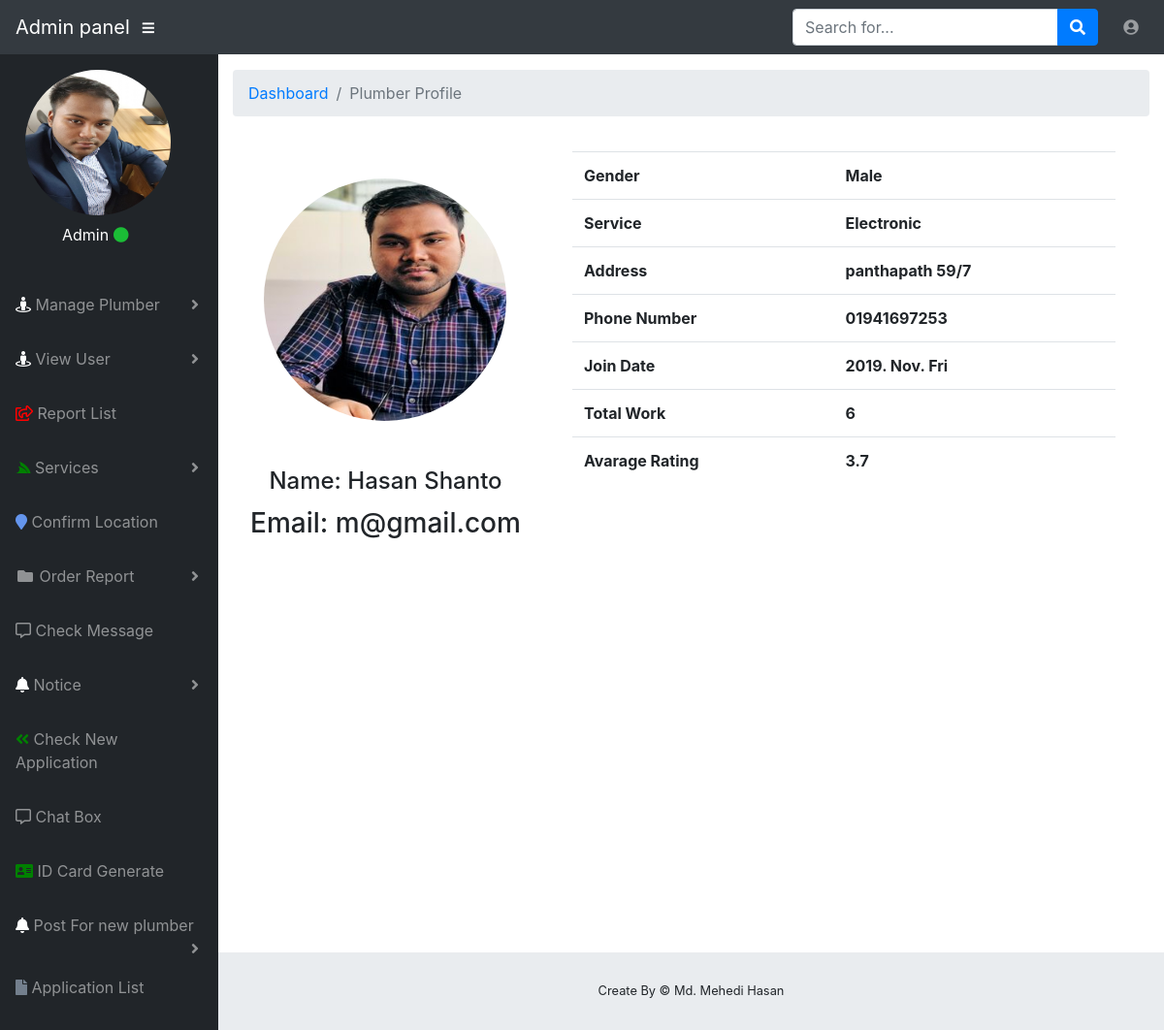
Screenshot of /admin/plumber_profile.php?id=69 (signed in) with the database file from the repository.
### tables this page shows
CREATE TABLE `plumbers` (
  `id` int(11) NOT NULL,
  `first_name` varchar(255) NOT NULL,
  `last_name` varchar(255) NOT NULL,
  `username` varchar(255) NOT NULL,
  `service` varchar(255) NOT NULL,
  `nid` varchar(255) NOT NULL,
  `password` varchar(255) NOT NULL,
  `status` varchar(255) NOT NULL,
  `contact` varchar(255) NOT NULL,
  `address` varchar(255) NOT NULL,
  `gender` varchar(255) NOT NULL,
  `image` varchar(255) NOT NULL,
  `date` date NOT NULL,
  `rate` varchar(255) NOT NULL
);

### admin/plumber_profile.php (the view, shortened to what this page needs)
    <?php
    require_once '../php/db_connect.php';
?>
        <?php
        if (isset($_GET['id'])){
            $id = $_GET['id'];
            $q = "SELECT * FROM plumbers WHERE id = $id";
            $r = mysqli_query($connect, $q);
            $data = mysqli_fetch_assoc($r);
        }
        ?>
<?php include "front/header.php"; ?>
<body id="page-top">
<?php include "front/nav.php";?>
<div id="wrapper">
    <?php include "front/sidebar.php";?>
    <div id="content-wrapper">
        <div class="container-fluid">
            <ol class="breadcrumb">
                <li class="breadcrumb-item">
                    <a href="admin_dashboard.php">Dashboard</a>
                </li>
                <li class="breadcrumb-item active">Plumber Profile</li>
            </ol>
            <div class="row">
                <div class="col-md-12 col-sm-12">
                    <div class="col-md-4 col-sm-12 float-left">
                        <div class="mt-5">
                            <center class="m-t-30"> <img src="../images/<?php echo $data['image'];?>" title="<?php echo $data['first_name'];?>" class="rounded-circle" width="250" height="250" /><br/>
                                <h4 class="card-title m-t-10 mt-5 text-capitalize">Name: <?php echo $data['first_name'];?> <span><?php echo $data['last_name'];?></span></h4>
                                <h3>Email: <?php echo $data['username']; ?></h3>
                            </center>
                        </div>
                    </div>
                    <div class="col-md-8 col-sm-12 float-left">
                        <div class="card-body">
                            <div class="table-responsive">
                                <table class="table">
                                    <tr>
                                        <th>Gender  </th>
                                        <td class="font-weight-bold"><?php echo $data['gender']; ?></td>
                                    </tr>
                                    <tr>
                                        <th>Service  </th>
                                        <td class="font-weight-bold"><?php echo $data['service']; ?></td>
                                    </tr>
                                    <tr>
                                        <th>Address  </th>
                                        <td class="font-weight-bold"><?php echo $data['address']; ?></td>
                                    </tr>
                                    <tr>
                                        <th>Phone Number  </th>
                                        <td class="font-weight-bold"><?php echo $data['contact']; ?></td>
                                    </tr>
                                    <tr>
                                        <th>Join Date  </th>
                                        <td class="font-weight-bold"><?php echo date('Y. M. D', strtotime($data['date']));?></td>
                                    </tr>
                                    <tr>
                                        <th>Total Work  </th>
                                        <td class="font-weight-bold">
                                            <?php
                                            $get_total_work = "SELECT DISTINCT (COUNT(p_email)) as NOE FROM booking b WHERE $id=b.plumberID";
                                            $result_work = mysqli_query($connect, $get_total_work);
                                            ?>
                                            <?php while ($r = mysqli_fetch_assoc($result_work)){?>
                                                <span><?php echo $r['NOE']?></span>
                                            <?php }?>
                                        </td>
                                    </tr>
                                    <tr>
                                        <th>Avarage Rating</th>
                                        <td class="font-weight-bold">
                                            <div class="content">
                                                <?php
                                                $userid = $data['id'];
                                                $sql = "SELECT * FROM plumbers WHERE id = $userid";
                                                $result = mysqli_query($connect, $sql);
                                                while($row = mysqli_fetch_array($result)){
                                                    $postid = $row['id'];
                                                    $query = "SELECT ROUND(AVG(rating),1) as averageRating FROM post_rating WHERE postid=".$postid;
                                                    $avgresult = mysqli_query($connect,$query) or die(mysqli_error());
                                                    $fetchAverage = mysqli_fetch_array($avgresult);
                                                    $averageRating = $fetchAverage['averageRating'];
                                                    ?>
                                                    <span id='avgrating_<?php echo $postid; ?>'><?php echo $averageRating; ?></span>
                                                    <?php
                                                }
                                                ?>
                                            </div>
                                        </td>
                                    </tr>
                                </table>
                            </div>
                        </div>
                    </div>
                </div>
                </div>
            </div>
        </div>
        <footer class="sticky-footer">
            <div class="container my-auto">
                <div class="copyright text-center my-auto">
                    <span>Create By © Md. Mehedi Hasan</span>
                </div>
            </div>
        </footer>
    </div>
</body>
</html>

### rows the page displays
plumbers: image (picture), first_name "Hasan", last_name "Shanto", username "m@gmail.com", gender "Male", service "Electronic", address "panthapath 59/7", contact "01941697253", date "2019. Nov. Fri", averageRating "3.7"

### other values shown
$r['NOE'] "6"
